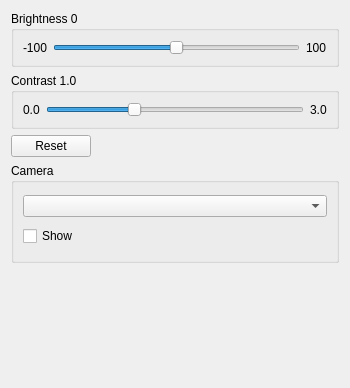
<?xml version="1.0" encoding="UTF-8"?>
<ui version="4.0">
 <class>ImageControls2</class>
 <widget class="QWidget" name="ImageControls2">
  <property name="geometry">
   <rect>
    <x>0</x>
    <y>0</y>
    <width>350</width>
    <height>388</height>
   </rect>
  </property>
  <property name="minimumSize">
   <size>
    <width>350</width>
    <height>0</height>
   </size>
  </property>
  <property name="windowTitle">
   <string>Form</string>
  </property>
  <layout class="QVBoxLayout" name="verticalLayout_3">
   <item>
    <widget class="QGroupBox" name="groupBrightness">
     <property name="title">
      <string>Brightness 0</string>
     </property>
     <layout class="QVBoxLayout" name="verticalLayout_2">
      <item>
       <layout class="QHBoxLayout" name="horizontalLayout">
        <item>
         <widget class="QLabel" name="label">
          <property name="text">
           <string>-100</string>
          </property>
         </widget>
        </item>
        <item>
         <widget class="QSlider" name="sliderBrightness">
          <property name="minimum">
           <number>-100</number>
          </property>
          <property name="maximum">
           <number>100</number>
          </property>
          <property name="orientation">
           <enum>Qt::Horizontal</enum>
          </property>
         </widget>
        </item>
        <item>
         <widget class="QLabel" name="label_2">
          <property name="text">
           <string>100</string>
          </property>
         </widget>
        </item>
       </layout>
      </item>
     </layout>
    </widget>
   </item>
   <item>
    <widget class="QGroupBox" name="groupContrast">
     <property name="title">
      <string>Contrast 1.0</string>
     </property>
     <layout class="QVBoxLayout" name="verticalLayout">
      <item>
       <layout class="QHBoxLayout" name="horizontalLayout_2">
        <item>
         <widget class="QLabel" name="label_3">
          <property name="text">
           <string>0.0</string>
          </property>
         </widget>
        </item>
        <item>
         <widget class="QSlider" name="sliderContrast">
          <property name="maximum">
           <number>300</number>
          </property>
          <property name="sliderPosition">
           <number>100</number>
          </property>
          <property name="orientation">
           <enum>Qt::Horizontal</enum>
          </property>
         </widget>
        </item>
        <item>
         <widget class="QLabel" name="label_4">
          <property name="text">
           <string>3.0</string>
          </property>
         </widget>
        </item>
       </layout>
      </item>
     </layout>
    </widget>
   </item>
   <item>
    <layout class="QHBoxLayout" name="horizontalLayout_3">
     <item>
      <widget class="QPushButton" name="resetButton">
       <property name="text">
        <string>Reset</string>
       </property>
      </widget>
     </item>
     <item>
      <spacer name="horizontalSpacer">
       <property name="orientation">
        <enum>Qt::Horizontal</enum>
       </property>
       <property name="sizeHint" stdset="0">
        <size>
         <width>40</width>
         <height>20</height>
        </size>
       </property>
      </spacer>
     </item>
    </layout>
   </item>
   <item>
    <widget class="QGroupBox" name="groupBox">
     <property name="minimumSize">
      <size>
       <width>0</width>
       <height>100</height>
      </size>
     </property>
     <property name="title">
      <string>Camera</string>
     </property>
     <layout class="QVBoxLayout" name="verticalLayout_4">
      <item>
       <widget class="QComboBox" name="cameraList"/>
      </item>
      <item>
       <widget class="QCheckBox" name="cameraShow">
        <property name="text">
         <string>Show</string>
        </property>
       </widget>
      </item>
     </layout>
    </widget>
   </item>
   <item>
    <spacer name="verticalSpacer">
     <property name="orientation">
      <enum>Qt::Vertical</enum>
     </property>
     <property name="sizeHint" stdset="0">
      <size>
       <width>20</width>
       <height>247</height>
      </size>
     </property>
    </spacer>
   </item>
  </layout>
 </widget>
 <resources/>
 <connections>
  <connection>
   <sender>sliderBrightness</sender>
   <signal>valueChanged(int)</signal>
   <receiver>ImageControls2</receiver>
   <slot>onSliderValueChanged(int)</slot>
   <hints>
    <hint type="sourcelabel">
     <x>126</x>
     <y>46</y>
    </hint>
    <hint type="destinationlabel">
     <x>167</x>
     <y>2</y>
    </hint>
   </hints>
  </connection>
  <connection>
   <sender>sliderContrast</sender>
   <signal>valueChanged(int)</signal>
   <receiver>ImageControls2</receiver>
   <slot>onSliderValueChanged(int)</slot>
   <hints>
    <hint type="sourcelabel">
     <x>250</x>
     <y>104</y>
    </hint>
    <hint type="destinationlabel">
     <x>196</x>
     <y>124</y>
    </hint>
   </hints>
  </connection>
  <connection>
   <sender>resetButton</sender>
   <signal>clicked()</signal>
   <receiver>ImageControls2</receiver>
   <slot>onReset()</slot>
   <hints>
    <hint type="sourcelabel">
     <x>40</x>
     <y>136</y>
    </hint>
    <hint type="destinationlabel">
     <x>41</x>
     <y>183</y>
    </hint>
   </hints>
  </connection>
 </connections>
 <slots>
  <slot>onSliderValueChanged(int)</slot>
  <slot>onReset()</slot>
 </slots>
</ui>
